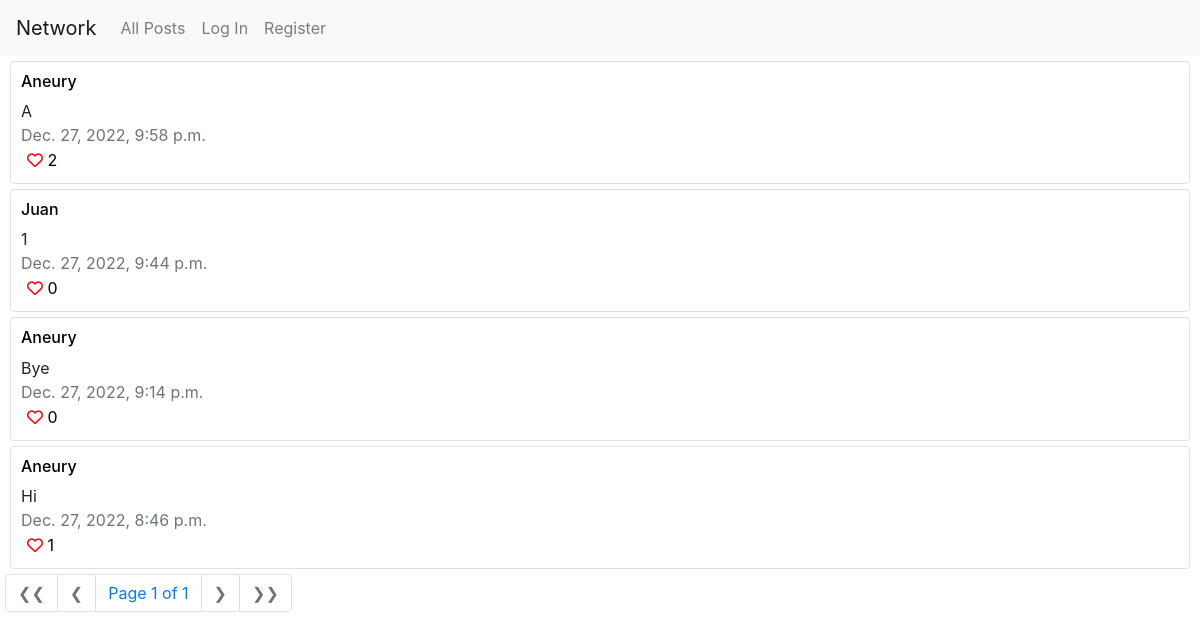
The app's page /, older data.
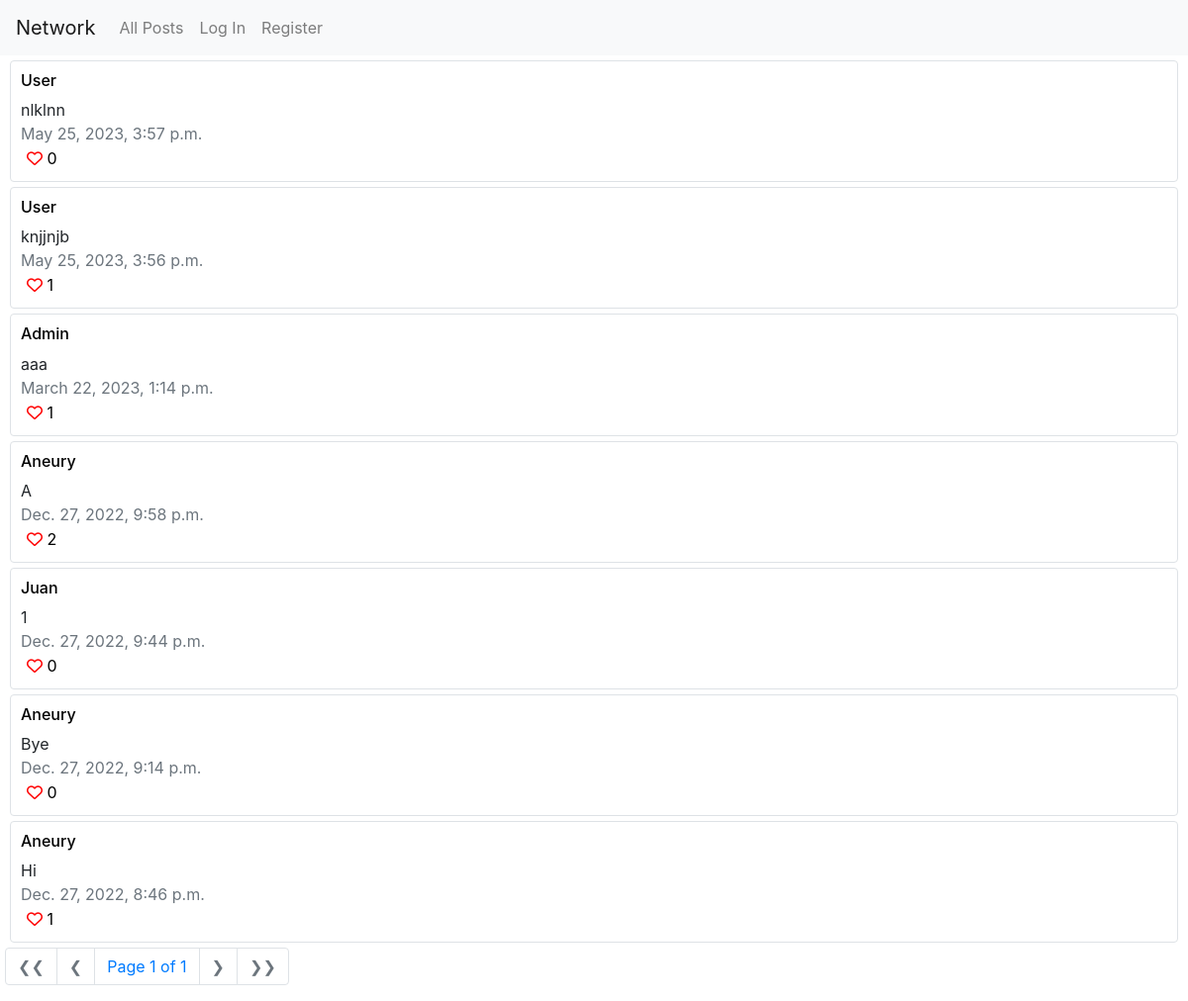
The same page, newer data.
### network/models.py (models this page shows, shortened)
class Post(models.Model):
    profile = models.ForeignKey(Profile, on_delete=models.CASCADE, related_name="posts")
    message = models.CharField(max_length=280)
    timestamp = models.DateTimeField(auto_now_add=True)
    likes = models.ManyToManyField(Profile, related_name="likedPosts", blank=True)

class Profile(models.Model):
    user = models.ForeignKey(User, on_delete=models.CASCADE, related_name="profile")
    followers = models.ManyToManyField(User, related_name="following", blank=True)

class User(AbstractUser):
    pass

### network/views.py (the view)
# urls.py: path("", views.index, name="index"),
def index(request):
    posts = Post.objects.all().order_by("-timestamp").all()
    paginator = Paginator(posts, 10) # Show 10 posts per page.
    if request.user.is_authenticated:
        profile = Profile.objects.get(user=request.user)
    else:
        profile = None
    page_number = request.GET.get('page')
    page_obj = paginator.get_page(page_number)
    return render(request, "network/index.html", {
        'posts': page_obj,
        'profile': profile
    })

### network/templates/network/index.html (shortened to what this page needs)
{% extends "network/layout.html" %}
{% load static %}
{% block body %}
    <div id="posts-view">
        {% for post in posts %}
            <div class="post rounded border">
                <a href="/{{post.profile.user}}"><h6>{{ post.profile.user|title }}</h6></a>
                <div class="message">{{post.message}}</div>
                <div class="text-muted">{{ post.timestamp }}</div>
                <button class="like">
                    {% if profile in post.likes.all %}
                        <span><i class="fa-solid fa-heart heart" style="color:red"></i></span>
                    {% else %}
                        <span><i class="fa-regular fa-heart heart" style="color:red"></i></span>
                    {% endif %}
                    <span class="counter">{{ post.likes.count }}</span>
                </button>
            </div>
        {% endfor %}
    </div>
    <nav aria-label="Page navigation example">
        <ul class="pagination center">
            {% if posts.has_previous %}
                <li class="page-item">
                    <a class="page-link" href="?page=1" aria-label="First">
                    <span aria-hidden="true">❮❮</span>
                    </a>
                </li>
                <li class="page-item">
                    <a class="page-link" href="?page={{ posts.previous_page_number }}" aria-label="Previous">
                    <span aria-hidden="true">❮</span>
                    </a>
                </li>
            {% else %}
                <li class="page-item disabled">
                <span class="page-link" aria-hidden="true">❮❮</span>
                </li>
                <li class="page-item disabled">
                    <span class="page-link" aria-hidden="true">❮</span>
                </li>
            {% endif %}
            <li class="page-item">
                <span class="page-link">Page {{ posts.number }} of {{ posts.paginator.num_pages }}</span>
            </li>
            {% if posts.has_next %}
                <li class="page-item">
                    <a class="page-link" href="?page={{ posts.next_page_number }}" aria-label="Next">
                    <span aria-hidden="true">❯</span>
                    </a>
                </li>
                <li class="page-item">
                    <a class="page-link" href="?page={{ posts.paginator.num_pages }}" aria-label="Last">
                      <span aria-hidden="true">❯❯</span>
                    </a>
                </li>
            {% else %}
                <li class="page-item disabled">
                    <span class="page-link" aria-hidden="true">❯</span>
                </li>
                <li class="page-item disabled">
                    <span class="page-link" aria-hidden="true">❯❯</span>
                </li>
            {% endif %}
        </ul>
    </nav>
{% endblock %}

Row changes from the older to the newer data that the page shows:
added Post: profile.user "User", message "nlklnn", timestamp "May 25, 2023, 3:57 p.m.", likes.count "0"
added Post: profile.user "User", message "knjjnjb", timestamp "May 25, 2023, 3:56 p.m.", likes.count "1"
added Post: profile.user "Admin", message "aaa", timestamp "March 22, 2023, 1:14 p.m.", likes.count "1"
